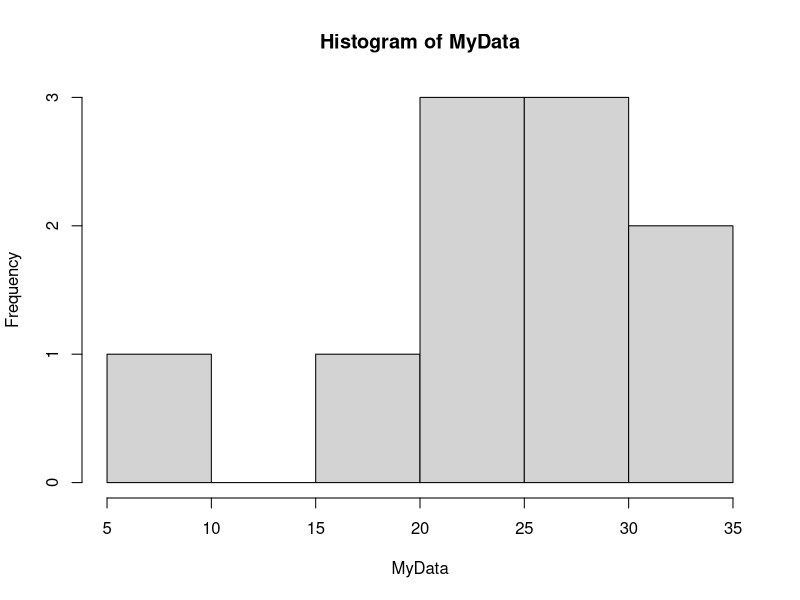
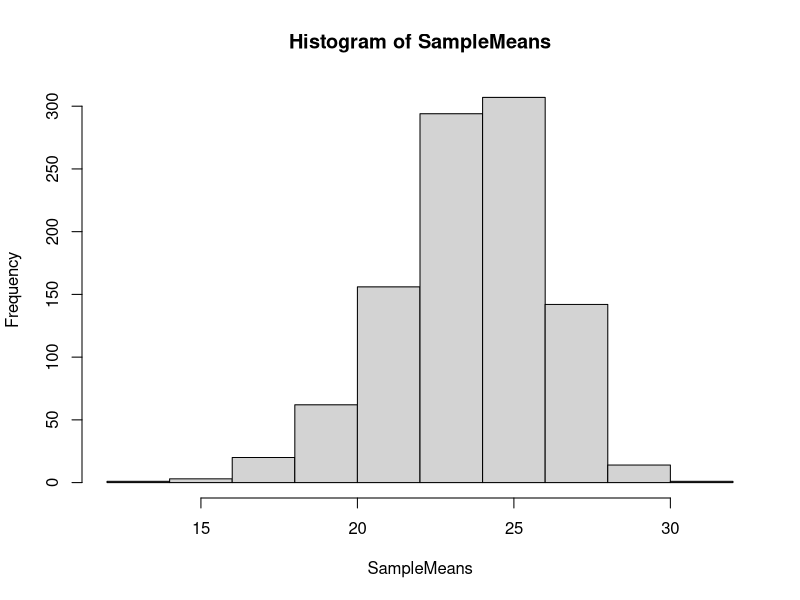
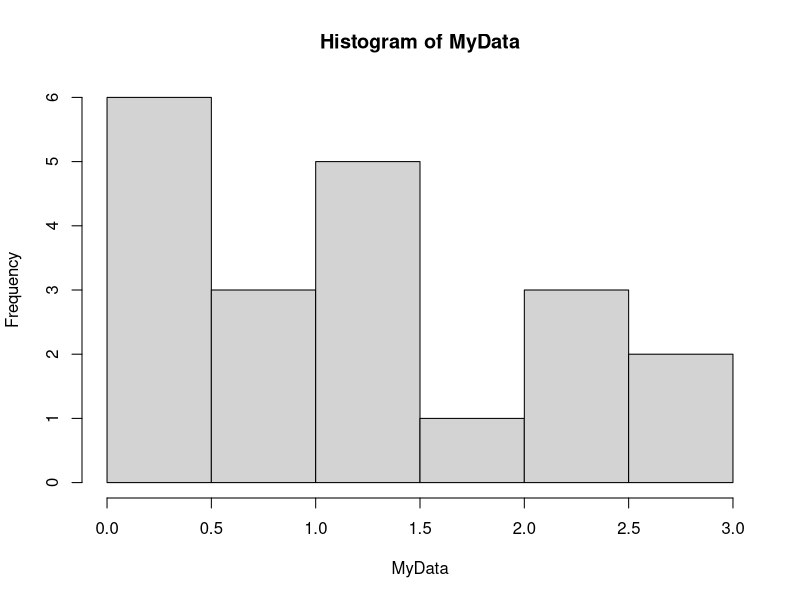
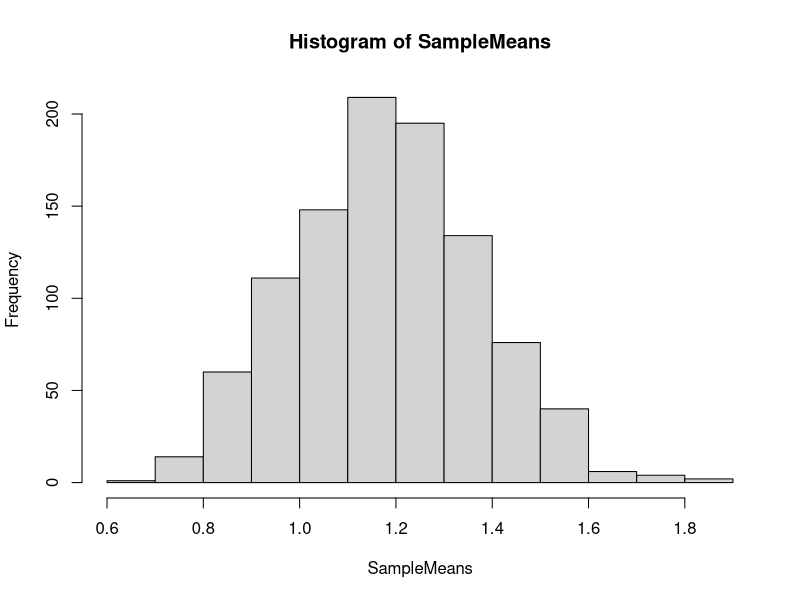

Write the R code that produced these figures, in order.
#define a set of data that we are going to bootstrap from
#I'm going to make it 20 observations, with a mean of 20, and standard deviation of 3
#Smaller data sets end up with lumpier looking histograms, while larger sets are closer to what is expected

MyData<-rnorm(10,20,10)

hist(MyData)
MeanMyData<-mean(MyData)
StdErrorMyData<-sd(MyData)/sqrt(length(MyData))
SampleVarianceMyData<-var(MyData)
sd(MyData)

#r is the repititions we will run
r<-1000

#s is the size of the sample we will take
s<-length(MyData)

#i is a counter for the loop
i<-1

#place to store the means
SampleMeans<-c()

#loop to repetitively take a sample
while(i<=r)
  {
SampleMyData<-sample(MyData,size = s,replace=TRUE)

#append SampleMyData to all of the SampleMeans
SampleMeans<-c(SampleMeans, mean(SampleMyData))

i<-i+1
}

#The sample means from our resampled, larger set moves into a much more well defined version of the
#normal distribution and cleans up the imperfections.

hist(SampleMeans)
#define a set of data that we are going to bootstrap from
#I'm going to make it 100 observations, with a mean of 20, and standard deviation of 3

#Below I'm changing to exponential distribution

MyData<-rexp(20)

hist(MyData)
MeanMyData<-mean(MyData)
StdErrorMyData<-sd(MyData)/sqrt(length(MyData))
SampleVarianceMyData<-var(MyData)
sd(MyData)

#r is the repititions we will run
r<-1000

#s is the size of the sample we will take
s<-length(MyData)

#i is a counter for the loop
i<-1

#place to store the means
SampleMeans<-c()

#loop to repetitively take a sample
while(i<=r)
{
  SampleMyData<-sample(MyData,size = s,replace=TRUE)
  
  #append SampleMyData to all of the SampleMeans
  SampleMeans<-c(SampleMeans, mean(SampleMyData))
  
  i<-i+1
}

hist(SampleMeans)
